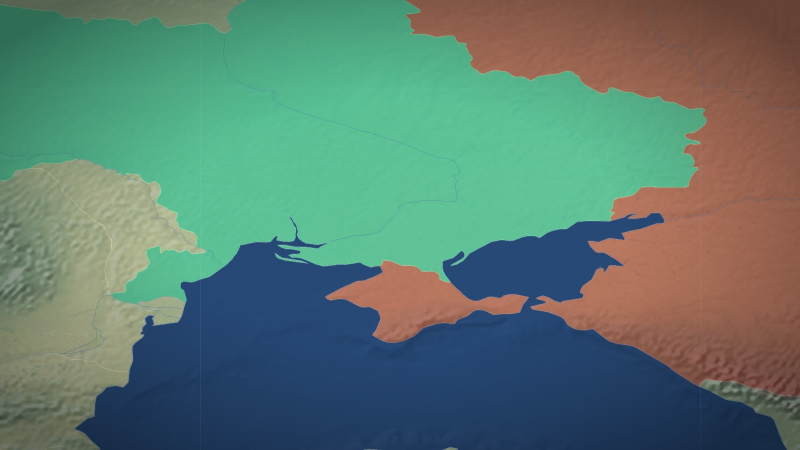
#> input picture assembler/template/karta_brifing_data/base_map.jpg, 1600 x 900 px (shown at 1/2 size)
$ python phash_ban.py karta_brifing_data/base_map.jpg
#> lines starting #> are read from the running program, lines starting #| are printed output that depends on the picture
# -*- coding: utf-8 -*-
"""БАН ПО ПЕРЦЕПТИВНОМУ ХЕШУ — чтобы забаненный КАДР не возвращался другим
файлом (2026-11-13, его главная претензия дня, сказана дважды и зло).

Дословно: «то, что я забанил, оно никуда не банится, оно всё равно опять
достаётся и всё равно ложится… они всё равно лезут и лезут».

ПОЧЕМУ БАН НЕ ДЕРЖАЛ. Механизм был один — MD5 ФАЙЛА
(`~/projects/media-library/.banned_md5.json`, 3302 записи, живой, в облако
уезжает). А поиск отдаёт ТОТ ЖЕ снимок другим файлом: пережатым, другого
размера, с другого сайта, иногда с иной обрезкой. MD5 у него ДРУГОЙ, и бан
его не видит в упор. То есть банился не ОБРАЗ, а один конкретный файл —
поэтому «я забанил, а оно лезет» повторялось каждый день (независимо
подтверждено: `usuario-8e` — архивное письмо, бан 11.11, прилетело снова;
`usuario-03` — митинг STANDS WITH TRUMP три раза подряд на любой запрос
про Трампа).

ЧТО ТЕПЕРЬ. Рядом с md5-листом лежит `.banned_phash.json` — dHash 8x8
(64 бита, градиент по горизонтали). Два файла считаются ОДНИМ кадром, если
расстояние Хэмминга между хешами ≤ 6. Пережатая, уменьшенная и слегка
обрезанная копия даёт расстояние 0-4, то есть ловится; другой снимок того
же человека даёт 20+, то есть не ловится.

ЗАЩИТА ОТ ЛОЖНОГО СРАБАТЫВАНИЯ — ГЛАВНОЕ ЗДЕСЬ. У ровного кадра (чёрная
заглушка облака, размытая подложка, однотонное поле) хеш почти пустой или
почти полный, и такой «отпечаток» совпадает с любым другим ровным кадром.
Один забаненный тёмный кадр забанил бы ПОЛОВИНУ базы. Поэтому кадр с
плоским хешем (< 8 или > 56 единиц) и кадр с ничтожным разбросом яркости
(stddev < 6 по 32x32) отпечатка не получают вовсе: для них в силе прежний
md5, и ни записи, ни сверки по phash не происходит.

Путь переопределяется `VIDEORYAD_BANNED_PHASH_FILE` — так лист доезжает до
облачного раннера, у которого медиатеки нет (так же, как `VIDEORYAD_BANNED_FILE`
для md5). Порог — `VIDEORYAD_PHASH_DIST` (по умолчанию 6).
"""
import json
import os
import subprocess
import tempfile
import time

_VIDEO_EXT = (".mp4", ".mov", ".mkv", ".webm", ".avi", ".m4v")

# ТРИ МАСШТАБА ВМЕСТО ОДНОГО — ИНАЧЕ ИНАЯ ОБРЕЗКА УХОДИТ ОТ БАНА (замер
# 13.11): пережатая копия даёт расстояние 0, а копия, у которой срезано по
# 6% с каждого края, — 13, то есть мимо порога 6. Поэтому и при бане, и при
# сверке считаем отпечаток ТРИЖДЫ: по всему кадру, по центральным 88% и по
# центральным 76%. Обрезанная копия своим полным кадром совпадает с нашим
# «центральные 88%» — и ловится на том же пороге 6, без его задирания
# (порог 13 начал бы путать разные снимки: у двух разных кадров замер дал 26,
# запас до 13 слишком мал).
SCALES = (1.0, 0.88, 0.76)

# ПУТЬ СЧИТАЕТСЯ ПРИ КАЖДОМ ОБРАЩЕНИИ, А НЕ ПРИ ИМПОРТЕ (2026-11-13). Лист
# phash лежит РЯДОМ с md5-листом, куда бы тот ни был переопределён, а
# переопределяют его В СЕРЕДИНЕ работы: `cloud_pipeline._ban_env()` ставит
# `VIDEORYAD_BANNED_FILE` уже после импорта модулей. Снимок на импорте дал бы
# путь к несуществующей медиатеке раннера — и бан по отпечатку молча не
# работал бы в облаке, ровно как это было с md5-листом до 2026-10-16.
def log_path():
    env = os.environ.get("VIDEORYAD_BANNED_PHASH_FILE")
    if env:
        return env
    md5log = os.environ.get("VIDEORYAD_BANNED_FILE") or os.path.expanduser(
        "~/projects/media-library/.banned_md5.json")
    if md5log.endswith(".banned_md5.json"):
        return md5log[: -len(".banned_md5.json")] + ".banned_phash.json"
    return os.path.join(os.path.dirname(md5log) or ".", ".banned_phash.json")


class _PathStr(str):
    """Строка-путь, которая всегда отдаёт АКТУАЛЬНЫЙ путь: старый код печатает
    `BANNED_PHASH_LOG` как строку, а внутри модуля зовётся `log_path()`."""
    def __str__(self):
        return log_path()

    def __repr__(self):
        return repr(log_path())


BANNED_PHASH_LOG = _PathStr(log_path())

try:
    PHASH_DIST = int(os.environ.get("VIDEORYAD_PHASH_DIST") or 6)
except ValueError:
    PHASH_DIST = 6

_CACHE = {"mtime": None, "set": set()}
_FILE_CACHE = {}


# ───────────────────────── отпечаток кадра ─────────────────────────
def _gray_array(path):
    """Серая матрица кадра. Для видео берём ОДИН кадр с середины файла —
    счёт ничтожный (одна распаковка), но без этого забаненный клип
    возвращается пережатым так же, как фото."""
#> called with path = 'karta_brifing_data/base_map.jpg'
    from PIL import Image
    import numpy as np

    if path.lower().endswith(_VIDEO_EXT):
        tmp = os.path.join(tempfile.gettempdir(),
                           "phash_%d_%d.png" % (os.getpid(), int(time.time() * 1000) % 100000))
        try:
            subprocess.run(
                ["ffmpeg", "-v", "error", "-ss", "1", "-i", path,
                 "-frames:v", "1", "-vf", "scale=256:-1", "-y", tmp],
                check=True, timeout=25,
                stdout=subprocess.DEVNULL, stderr=subprocess.DEVNULL)
            with Image.open(tmp) as im:
                return np.asarray(im.convert("L"), dtype=float)
        finally:
            try:
                os.remove(tmp)
            except OSError:
                pass

    with Image.open(path) as im:
#> im is the input picture: PIL image 1600x900 RGB; mean R, G, B 91.7, 123.1, 111.2
        return np.asarray(im.convert("L"), dtype=float)
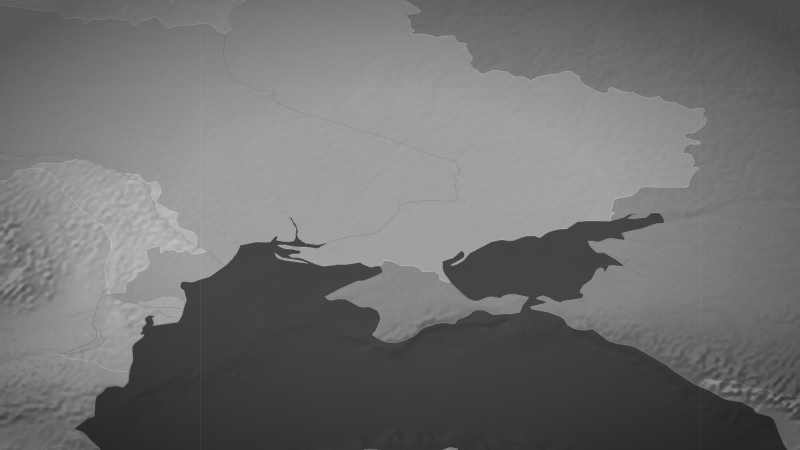
#> returned value: shape (900, 1600) float64 (shown at 1/2 size); min 34, max 211, mean 112.3


def _dhash_image(im):
    """dHash одного изображения PIL. "" — кадру отпечаток давать НЕЛЬЗЯ."""
    import numpy as np
    from PIL import Image

    flat = np.asarray(im.resize((32, 32), Image.LANCZOS), dtype=float)
    if float(flat.std()) < 6.0:            # ровная заливка — только md5
        return ""
    small = np.asarray(im.resize((9, 8), Image.LANCZOS), dtype=float)
    bits = (small[:, 1:] > small[:, :-1]).flatten()
    ones = int(bits.sum())
    if ones < 8 or ones > 56:              # почти пустой/почти полный — плоско
        return ""
    val = 0
    for b in bits:
        val = (val << 1) | int(b)
    return "%016x" % val


def dhash_set(path):
    """Отпечатки кадра на трёх масштабах: весь кадр и два центральных среза.

    Пустой список — нечитаемый файл или кадр с ровной заливкой (такой хеш
    совпал бы с любым другим ровным кадром и забанил бы пол-базы; для них в
    силе прежний md5).
    """
    key = None
    try:
        st = os.stat(path)
        key = (os.path.abspath(path), st.st_mtime, st.st_size)
        if key in _FILE_CACHE:
            return _FILE_CACHE[key]
    except OSError:
        return []
    out = []
    try:
        from PIL import Image

        arr = _gray_array(path)
        if arr is None or arr.size == 0:
            return []
        im = Image.fromarray(arr.astype("uint8"))
#> im: PIL image 1600x900 L
        w, h = im.size
#> w = 1600; h = 900
        for sc in SCALES:
            if sc >= 0.999:
                cut = im
            else:
                dx, dy = int(w * (1 - sc) / 2), int(h * (1 - sc) / 2)
                if w - 2 * dx < 16 or h - 2 * dy < 16:
                    continue
                cut = im.crop((dx, dy, w - dx, h - dy))
            ph = _dhash_image(cut)
            if ph and ph not in out:
                out.append(ph)
#> this loop made 3 passes
#> (ones in _dhash_image, ph) on passes 1 to 3: (29, 'e0f0fca892962331'), (32, 'f0f0f4a8b3323369'), (33, 'f0f8d64c33333369')
#> pass 1, in _dhash_image, `flat = np.asarray(im.resize((32, 32), Image.LANCZOS), dtype=float)`:
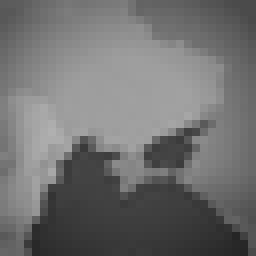
#> flat: shape (32, 32) float64 (shown 8 times larger); min 37, max 176, mean 112.3
#> pass 2, in dhash_set, `cut = im.crop((dx, dy, w - dx, h - dy))`:
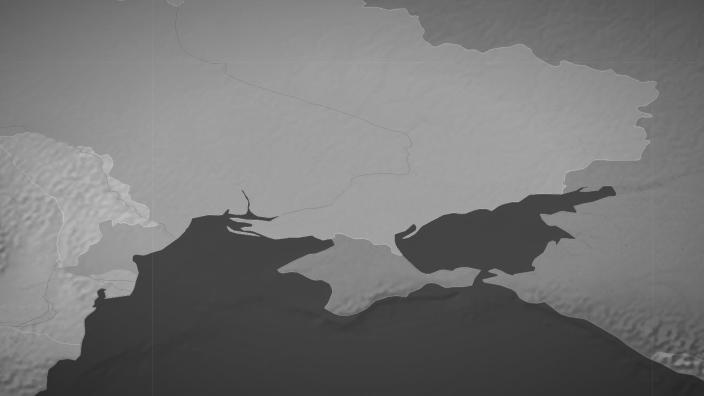
#> cut: PIL image 1408x792 L (shown at 1/2 size); min 38, max 211, mean 118.1
#> pass 2, in _dhash_image (call 2), `flat = np.asarray(im.resize((32, 32), Image.LANCZOS), dtype=float)`:
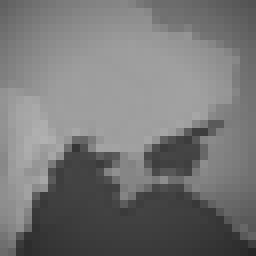
#> flat: shape (32, 32) float64 (shown 8 times larger); min 38, max 177, mean 118.2
#> pass 3, in dhash_set, `cut = im.crop((dx, dy, w - dx, h - dy))`:
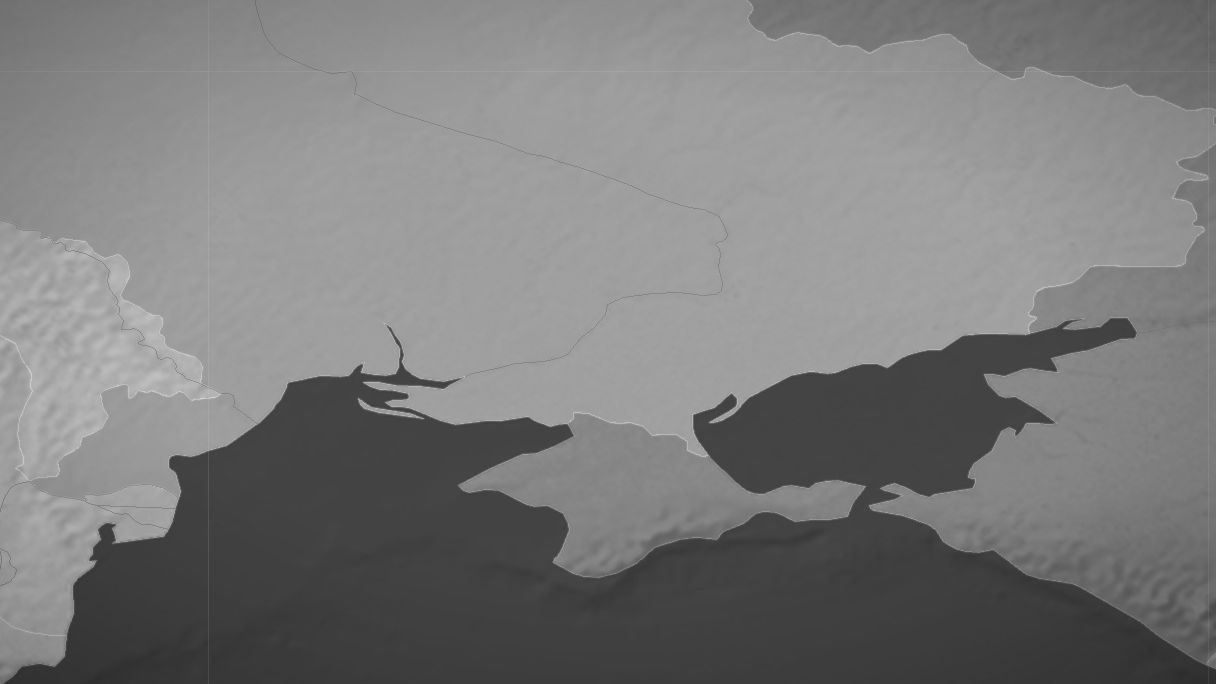
#> cut: PIL image 1216x684 L; min 43, max 211, mean 123.1
#> after the loop, out = ['e0f0fca892962331', 'f0f0f4a8b3323369', 'f0f8d64c33333369']
    except Exception:
        return []
    if key:
        _FILE_CACHE[key] = out
    return out


def dhash_hex(path):
    """Главный отпечаток кадра (весь кадр) — 16 шестнадцатеричных цифр."""
    s = dhash_set(path)
#> s has the same summary as out in dhash_set
    return s[0] if s else ""


# [5 lines left out: function hamming, not called in this run]


# ───────────────────────── лист и сверка ─────────────────────────
def load_banned_phash(this_project=""):
    """Активные отпечатки. Срок и «чужой временный бан» считаются ровно так
    же, как в `load_banned_md5`, — иначе временный бан рефетча выбивал бы
    кадр у соседней вкладки (правка 06.11 по md5, здесь повторена)."""
    path = log_path()
    if not os.path.exists(path):
        return set()
    try:
        mt = os.path.getmtime(path)
    except OSError:
        return set()
    if not this_project:
        this_project = os.environ.get("VIDEORYAD_PROJECT") or \
            os.path.basename(os.path.abspath("."))
    ck = (mt, this_project, path)
    if _CACHE["mtime"] == ck:
        return _CACHE["set"]
    try:
        with open(path, encoding="utf-8") as f:
            log = json.load(f)
    except (OSError, ValueError):
        return set()
    today = time.strftime("%Y-%m-%d")
    out = set()
    for ph, e in log.items():
        if not isinstance(e, dict):
            e = {}
        if e.get("until") and e["until"] < today:
            continue
        own = str(e.get("project") or "")
        if own and e.get("until") and this_project and own != this_project:
            continue
        if ph:
            out.add(ph)
    _CACHE["mtime"] = ck
    _CACHE["set"] = out
    return out


def phash_banned(path, banned=None, this_project="", dist=None):
    """Этот ФАЙЛ — забаненный КАДР? Возвращает (да/нет, похожий_хеш, расстояние).

    Отличие от md5: ловит пережатую, уменьшенную и слегка обрезанную копию
    того же снимка, пришедшую с другого сайта.
    """
    mine = dhash_set(path)
    if not mine:
        return False, "", 64
    if banned is None:
        banned = load_banned_phash(this_project)
    if not banned:
        return False, "", 64
    lim = PHASH_DIST if dist is None else dist
    best, bd = "", 64
    for ph in mine:
        for b in banned:
            d = hamming(ph, b)
            if d < bd:
                best, bd = b, d
                if bd == 0:
                    return True, best, 0
    return (bd <= lim), best, bd


# [55 lines left out: functions ban_phash, anonymized, not called in this run]


if __name__ == "__main__":
    import sys
    args = [a for a in sys.argv[1:] if not a.startswith("-")]
    if not args:
        print("лист: %s\nзаписей: %d\nпорог Хэмминга: %d"
              % (log_path(), len(load_banned_phash()), PHASH_DIST))
        raise SystemExit(0)
    ban = load_banned_phash()
    for p in args:
        ph = dhash_hex(p)
#> ph = 'e0f0fca892962331'
        hit, near, d = phash_banned(p, ban)
#> in phash_banned, `mine = dhash_set(path)`: mine has the same summary as out in dhash_set
        print("%s\n  отпечаток: %s\n  забанен: %s (ближайший %s, расстояние %d)"
              % (p, ph or "НЕТ (ровный кадр — только md5)",
                 "ДА" if hit else "нет", near or "—", d))
#| karta_brifing_data/base_map.jpg
#|   отпечаток: e0f0fca892962331
#|   забанен: нет (ближайший —, расстояние 64)
